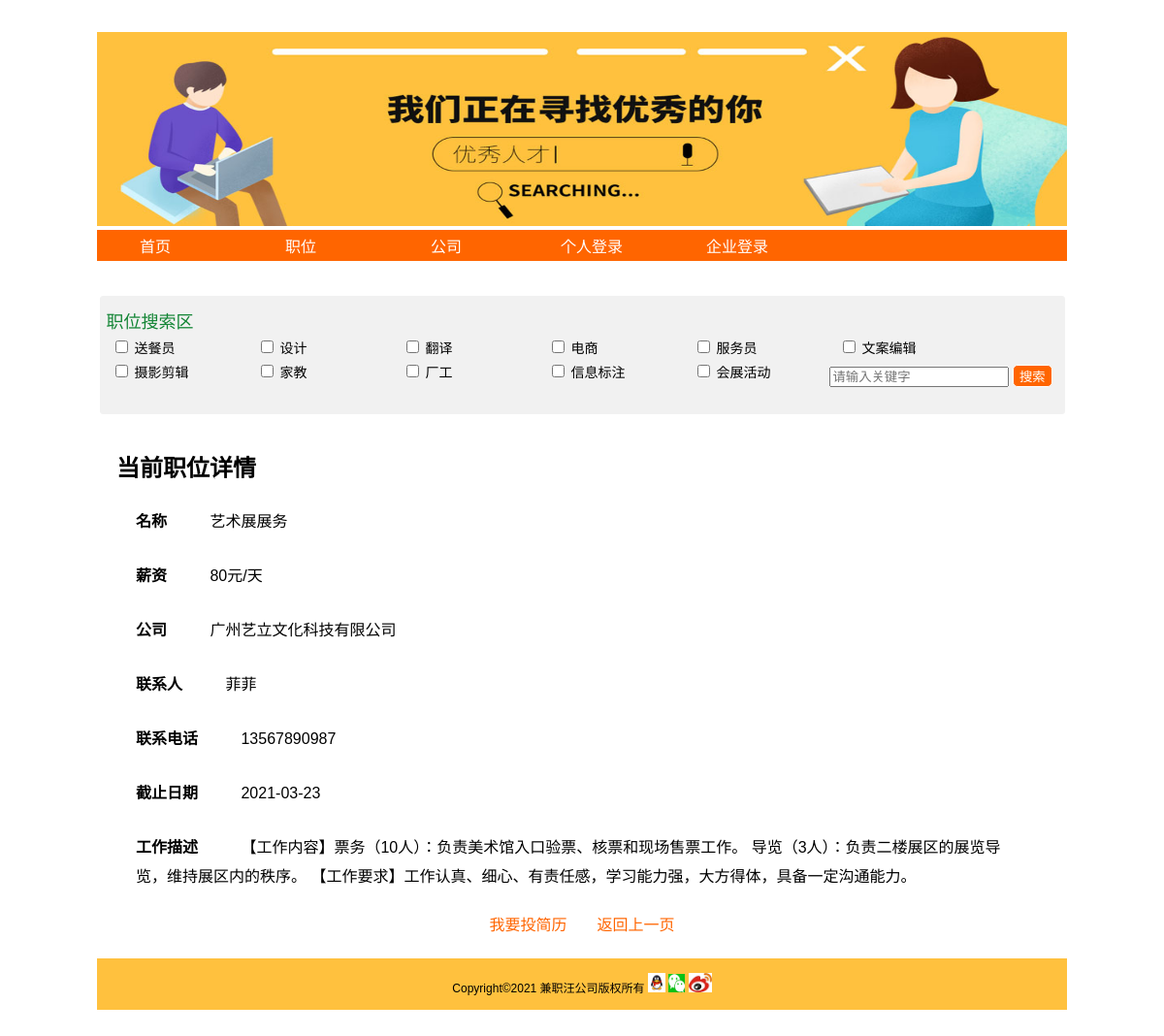
The page /PracticeWorks/校园兼职信息发布系统/part_time_job/detail.php?id=3 on the database its author committed.
### tables this page shows
CREATE TABLE IF NOT EXISTS `job` (
  `job_id` int(11) NOT NULL AUTO_INCREMENT,
  `type` varchar(30) NOT NULL COMMENT '信息类型',
  `enter_id` int(11) NOT NULL COMMENT '发布者id',
  `title` varchar(50) NOT NULL COMMENT '信息标题',
  `content` varchar(500) NOT NULL COMMENT '信息内容',
  `salary` varchar(30) NOT NULL COMMENT '薪资',
  `company` varchar(100) NOT NULL COMMENT '公司',
  `site` varchar(100) NOT NULL COMMENT '公司地址',
  `contacts` varchar(20) NOT NULL COMMENT '联系人',
  `tel` varchar(30) NOT NULL COMMENT '联系电话',
  `edate` date NOT NULL COMMENT '发布时间',
  PRIMARY KEY (`job_id`)
);

### PracticeWorks/校园兼职信息发布系统/part_time_job/detail.php (the view, shortened to what this page needs)
<?php
	include_once "./conn/conn.php";
	$job_id = $_GET['id'];
	$sginfo = array();
 $sql = "select * from  job where job_id ='{$job_id}' ";
 $ret = mysqli_query($conn,$sql);
 $datarow = mysqli_num_rows($ret);
for ($i=0; $i < $datarow; $i++) {
  $sginfo[] = mysqli_fetch_array($ret);
}
?>
<!DOCTYPE html PUBLIC "-//W3C//DTD XHTML 1.0 Transitional//EN" "http://www.w3.org/TR/xhtml1/DTD/xhtml1-transitional.dtd">
<html xmlns="http://www.w3.org/1999/xhtml">
	<head>
	<link rel="stylesheet" type="text/css" href="./css/base.css">
	</head>
	<body>
		<table width="1000" border="0" align="center">
			<tr >
			  <td colspan="2"><img src="images/top1.jpg" width="1000" height="200" /></td>
			</tr>
			 <tr >
			  <td  colspan="2"><?php include_once "./top.php";?></td>
			</tr>
		    <tr >
		      <td width="1000" align="center" colspan="2"><?php include_once "./release.php";?></td>
		    </tr>
		    <tr>
				<td colspan="2">
				<h2 style="padding-left: 20px;">当前职位详情</h2>
					<div class="info_box">
						<p>名称
							<label><?php echo $sginfo[0]['title'];?>
							</label>
						</p>
						<p>薪资
							<label><?php echo $sginfo[0]['salary'];?>
							</label>
						</p>
						<p>公司
							<label><?php echo $sginfo[0]['company'];?>
							</label>
						</p>
						<p>联系人
							<label><?php echo $sginfo[0]['contacts'];?>
							</label>
						</p>
						<p>联系电话
							<label><?php echo $sginfo[0]['tel'];?>
							</label>
						</p>
						<p>截止日期
							<label><?php echo $sginfo[0]['edate'];?>
							</label>
						</p>
						<p>工作描述
							<label><?php echo $sginfo[0]['content'];?>
							</label>
						</p>
					</div>
					<p class="link">
						<a href="tou.php?id=<?php echo $sginfo[0]['job_id'];?>">我要投简历</a>&nbsp;&nbsp;&nbsp;&nbsp;&nbsp;&nbsp;
						<a href="javascript:history.go(-1);">返回上一页</a>
					</p>
				</td>
		    </tr>
		    <tr>
		      <td align="center" colspan="2"><?php include_once "./bottom.php";?></td>
		    </tr>
		</table>
	</body>
</html>

### PracticeWorks/校园兼职信息发布系统/part_time_job/css/base.css (style rules this page uses)
body { margin: 0px; padding: 0px; font-family: sans-serif; background-size: cover; }

### PracticeWorks/校园兼职信息发布系统/part_time_job/detail.php (style rules this page uses)
.info_box p { text-align: left; padding: 5px 40px; font-weight: bold; }
.info_box label { padding-left: 40px; line-height: 30px; font-weight: normal; }
.link a { color: #FF6500; text-decoration: none; }

### PracticeWorks/校园兼职信息发布系统/part_time_job/bottom.php (style rules this page uses)
table { margin: 30px auto; }
p { text-align:center; }

### rows shown on the page
job: title "艺术展展务", salary "80元/天", company "广州艺立文化科技有限公司", contacts "菲菲", tel "13567890987", edate "2021-03-23", content "【工作内容】票务（10人）：负责美术馆入口验票、核票和现场售票工作。 导览（3人）：负责二楼展区的展览导览，维持展区内的秩序。 【工作要求】工作认真、细心、有责任感，学习能力强，大方得体，具备一定沟通能力。"

### other values the page prints
$v "送餐员"
$v "设计"
$v "翻译"
$v "电商"
$v "服务员"
$v "文案编辑"
$v "摄影剪辑"
$v "家教"
$v "厂工"
$v "信息标注"
$v "会展活动"
